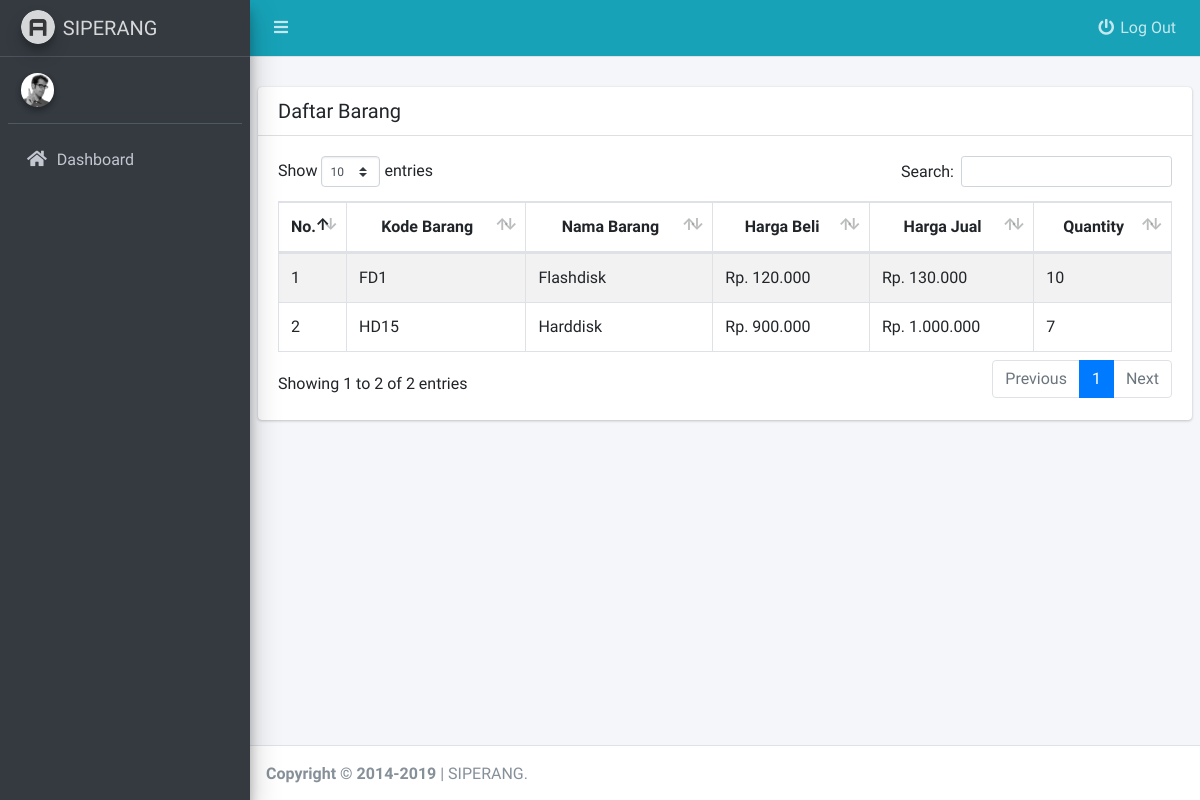
The app's page /index.php/c_barang with its own data.
### tables this page shows
CREATE TABLE `tbl_databarang` (
  `Kode_Barang` varchar(50) NOT NULL,
  `Nama_Barang` varchar(100) DEFAULT NULL,
  `Harga_Beli` float DEFAULT NULL,
  `Harga_Jual` float DEFAULT NULL,
  `Quantity` int(11) DEFAULT NULL,
  `isAktif` int(1) DEFAULT '1',
  PRIMARY KEY (`Kode_Barang`)
);

### application/controllers/c_barang.php (called while the page is built, shortened)
<?php
class C_barang extends CI_Controller
{
  public function __construct()
  {
    $this->load->model(['m_barang']);
  }
  public function index()
  {
    $template['title'] = 'siperang | DAFTAR BARANG';
    $data['listBarang'] = $this->m_barang->dataBarang();
    $this->load->view('template/v_head', $template);
    $this->load->view('template/v_topmenu');
    $this->load->view('template/v_sidebar');
    $this->load->view('template/js');
    $this->load->view('barang/v_view', $data);
    $this->load->view('template/v_foot');
  }
}

### index.php (called while the page is built, shortened)
<?php
require_once BASEPATH.'core/CodeIgniter.php';

### application/models/m_barang.php (called while the page is built, shortened)
<?php
class M_barang extends CI_Model
{
  function dataBarang()
  {
    return $this->db->query("SELECT * FROM tbl_databarang WHERE isAktif = '1'")->result();
  }
}

### application/views/barang/v_view.php (the view, shortened to what this page needs)
<div class="content">
  <div class="content-fluid">
    <div class="card">
      <div class="card-header">
        <h3 class="card-title">Daftar Barang</h3>
      </div>
      <div class="card-body">
        <div class="table-responsive">
          <table id="t_barang" class="table table-striped table-bordered">
            <thead>
              <tr>
                <th style="width: 5%">No.</th>
                <th>Kode Barang</th>
                <th>Nama Barang</th>
                <th>Harga Beli</th>
                <th>Harga Jual</th>
                <th>Quantity</th>
              </tr>
            </thead>
            <tbody>
              <?php foreach ($listBarang as $key => $Barang) : ?>
                <tr>
                  <td><?php echo $key + 1 ?></td>
                  <td><?php echo $Barang->Kode_Barang ?></td>
                  <td><?php echo ucwords($Barang->Nama_Barang) ?></td>
                  <td><?php echo 'Rp. ' . number_format($Barang->Harga_Beli, 0, '.', '.') ?></td>
                  <td><?php echo 'Rp. ' . number_format($Barang->Harga_Jual, 0, '.', '.') ?></td>
                  <td><?php echo $Barang->Quantity ?></td>
                </tr>
              <?php endforeach; ?>
            </tbody>
          </table>
        </div>
      </div>
    </div>
  </div>
</div>

### assets/custom.css (style rules this page uses)
table thead > tr { text-align: center }

### records on screen
tbl_databarang: Kode_Barang "FD1", Nama_Barang "Flashdisk", Harga_Beli "120.000", Harga_Jual "130.000", Quantity "10"
tbl_databarang: Kode_Barang "HD15", Nama_Barang "Harddisk", Harga_Beli "900.000", Harga_Jual "1.000.000", Quantity "7"
